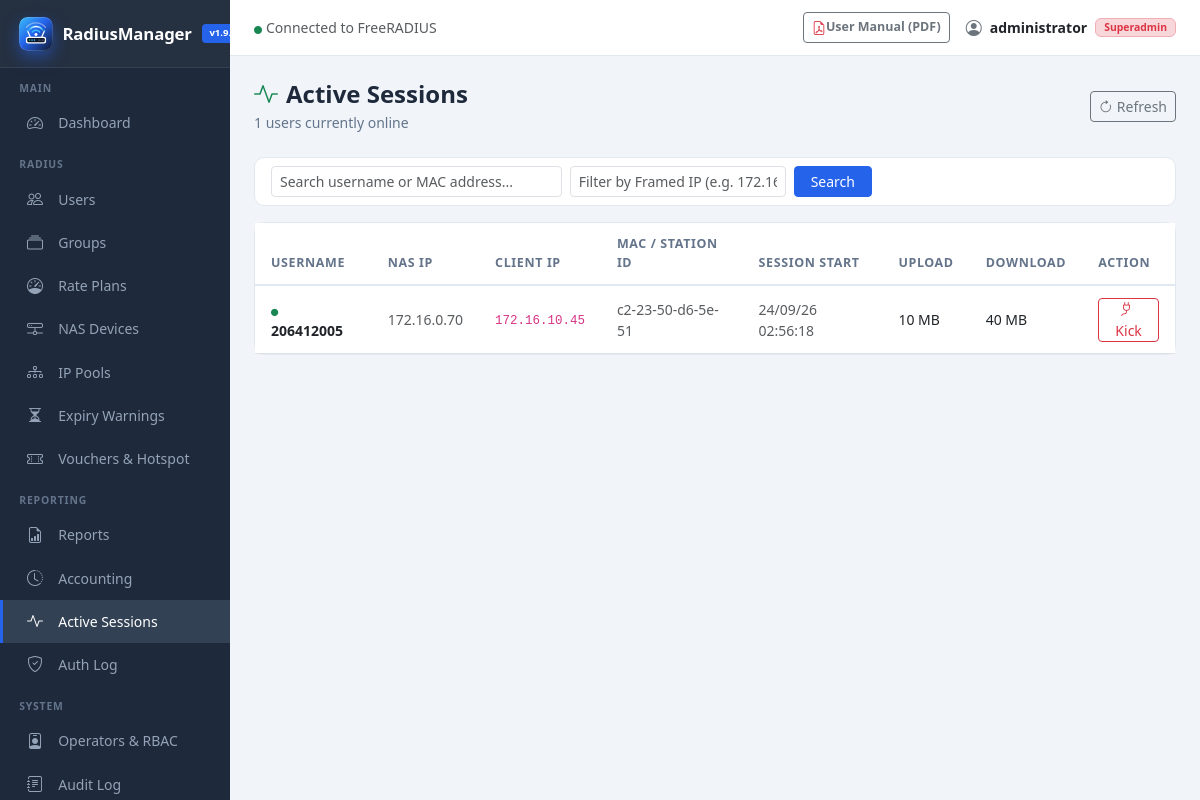
/sessions.php (signed in), run on the app's committed database.
### tables this page shows
CREATE TABLE IF NOT EXISTS `radacct` (
  `radacctid` bigint(21) NOT NULL AUTO_INCREMENT,
  `acctsessionid` varchar(64) NOT NULL DEFAULT '',
  `acctuniqueid` varchar(32) NOT NULL DEFAULT '',
  `username` varchar(64) NOT NULL DEFAULT '',
  `realm` varchar(64) DEFAULT '',
  `nasipaddress` varchar(15) NOT NULL DEFAULT '',
  `nasportid` varchar(32) DEFAULT NULL,
  `nasporttype` varchar(32) DEFAULT NULL,
  `acctstarttime` datetime DEFAULT NULL,
  `acctupdatetime` datetime DEFAULT NULL,
  `acctstoptime` datetime DEFAULT NULL,
  `acctinterval` int(12) DEFAULT NULL,
  `acctsessiontime` int(12) unsigned DEFAULT NULL,
  `acctauthentic` varchar(32) DEFAULT NULL,
  `connectinfo_start` varchar(128) DEFAULT NULL,
  `connectinfo_stop` varchar(128) DEFAULT NULL,
  `acctinputoctets` bigint(20) DEFAULT NULL,
  `acctoutputoctets` bigint(20) DEFAULT NULL,
  `calledstationid` varchar(50) NOT NULL DEFAULT '',
  `callingstationid` varchar(50) NOT NULL DEFAULT '',
  `acctterminatecause` varchar(32) NOT NULL DEFAULT '',
  `servicetype` varchar(32) DEFAULT NULL,
  `framedprotocol` varchar(32) DEFAULT NULL,
  `framedipaddress` varchar(15) NOT NULL DEFAULT '',
  `framedipv6address` varchar(45) NOT NULL DEFAULT '',
  `framedipv6prefix` varchar(45) NOT NULL DEFAULT '',
  `framedinterfaceid` varchar(44) NOT NULL DEFAULT '',
  `delegatedipv6prefix` varchar(45) NOT NULL DEFAULT '',
  `class` varchar(64) DEFAULT NULL,
  PRIMARY KEY (`radacctid`),
  UNIQUE KEY `acctuniqueid` (`acctuniqueid`),
  KEY `username` (`username`),
  KEY `framedipaddress` (`framedipaddress`),
  KEY `acctsessionid` (`acctsessionid`),
  KEY `acctsessiontime` (`acctsessiontime`),
  KEY `acctstarttime` (`acctstarttime`),
  KEY `acctstoptime` (`acctstoptime`),
  KEY `nasipaddress` (`nasipaddress`)
);

### includes/functions.php (called while the page is built, shortened)
<?php
function sanitize($input) {
    return htmlspecialchars(strip_tags(trim((string)$input)), ENT_QUOTES, 'UTF-8');
}
function formatBytes($bytes, $precision = 2) {
    $bytes = (float)($bytes ?? 0);
    $units = ['B', 'KB', 'MB', 'GB', 'TB', 'PB'];
    $pow   = floor(log($bytes) / log(1024));
    $pow   = min($pow, count($units) - 1);
    $bytes /= pow(1024, $pow);
    return round($bytes, $precision) . ' ' . $units[$pow];
}
function paginate($total, $page, $perPage = 20) {
    $perPage = max(1, (int)$perPage);
    $totalPages = max(1, (int)ceil($total / $perPage));
    $page = max(1, min((int)$page, $totalPages));
    $offset = ($page - 1) * $perPage;
    return [
        'page'        => $page,
        'total_pages' => $totalPages,
        'offset'      => $offset,
        'per_page'    => $perPage,
        'total'       => (int)$total,
    ];
}

### sessions.php (the view, shortened to what this page needs)
<?php
$db = getDB();
$search   = trim($_GET['q'] ?? '');
$ipSearch = trim($_GET['ip'] ?? '');
$where    = "WHERE acctstoptime IS NULL";
$params   = [];
$totalStmt = $db->prepare("SELECT COUNT(*) FROM radacct $where");
$totalStmt->execute($params);
$totalActive = (int)$totalStmt->fetchColumn();
$perPage = 50;
$page    = max(1, (int)($_GET['page'] ?? 1));
$pag     = paginate($totalActive, $page, $perPage);
$lim     = (int)$pag['per_page'];
$off     = (int)$pag['offset'];
$sessions = $db->prepare("SELECT username, nasipaddress, framedipaddress,
    acctstarttime, acctinputoctets, acctoutputoctets,
    callingstationid, calledstationid, acctsessionid
  FROM radacct $where ORDER BY acctstarttime DESC LIMIT $lim OFFSET $off");
$sessions->execute($params);
$records = $sessions->fetchAll();
include __DIR__ . '/includes/header.php';
?>
<div class="page-header d-flex align-items-center justify-content-between">
    <div>
        <h4><i class="bi bi-activity me-2 text-success"></i>Active Sessions</h4>
        <p><?= number_format($totalActive) ?> users currently online</p>
    </div>
    <button class="btn btn-sm btn-outline-secondary" onclick="location.reload()">
        <i class="bi bi-arrow-clockwise me-1"></i>Refresh
    </button>
</div>
<div class="card mb-3">
    <div class="card-body py-2">
        <form method="GET" class="row g-2 align-items-center">
            <div class="col-md-4">
                <input type="text" name="q" class="form-control form-control-sm"
                       placeholder="Search username or MAC address..." value="<?= htmlspecialchars($search) ?>">
            </div>
            <div class="col-md-3">
                <input type="text" name="ip" class="form-control form-control-sm"
                       placeholder="Filter by Framed IP (e.g. 172.16...)" value="<?= htmlspecialchars($ipSearch) ?>">
            </div>
            <div class="col-auto">
                <button class="btn btn-primary btn-sm px-3">Search</button>
            </div>
        </form>
    </div>
</div>
<div class="card">
    <div class="card-body p-0">
        <div class="table-responsive">
        <table class="table mb-0">
            <thead><tr>
                <th>Username</th>
                <th>NAS IP</th>
                <th>Client IP</th>
                <th>MAC / Station ID</th>
                <th>Session Start</th>
                <th>Upload</th>
                <th>Download</th>
                <th>Action</th>
            </tr></thead>
            <tbody>
            <?php if (empty($records)): ?>
            <tr><td colspan="8" class="text-center text-muted py-5">
                <i class="bi bi-wifi-off fs-3 d-block mb-2"></i>No active sessions right now
            </td></tr>
            <?php else: foreach ($records as $r): ?>
            <tr>
                <td>
                    <i class="bi bi-circle-fill text-success me-1" style="font-size:.45rem"></i>
                    <strong><?= sanitize($r['username']) ?></strong>
                </td>
                <td class="text-muted small"><?= sanitize($r['nasipaddress']) ?></td>
                <td><code style="font-size:.78rem"><?= sanitize($r['framedipaddress']) ?></code></td>
                <td class="text-muted small"><?= sanitize($r['callingstationid'] ?: '—') ?></td>
                <td class="text-muted small">
                    <?= date('d/m/y H:i:s', strtotime($r['acctstarttime'])) ?>
                </td>
                <td><?= formatBytes($r['acctinputoctets'] ?? 0) ?></td>
                <td><?= formatBytes($r['acctoutputoctets'] ?? 0) ?></td>
                <td>
                    <form method="POST" class="d-inline">
                        <button type="submit" name="disconnect" value="1"
                                class="btn btn-sm btn-outline-danger py-0 px-2"
                                onclick="return confirm('Disconnect user <?= htmlspecialchars(addslashes($r['username']), ENT_QUOTES) ?>?')">
                            <i class="bi bi-plug me-1"></i>Kick
                        </button>
                    </form>
                </td>
            </tr>
            <?php endforeach; endif; ?>
            </tbody>
        </table>
        </div>
    </div>
</div>
<?php
include __DIR__ . '/includes/footer.php';

### includes/header.php (style rules this page uses)
:root { --sidebar-w: 230px; --primary: #2563eb; --primary-dark: #1d4ed8; --sidebar-bg: #1e293b; --sidebar-hover: #334155; --sidebar-active: #2563eb; --topbar-h: 56px; }
body { background: #f1f5f9; font-family: 'Segoe UI', sans-serif; }
html { scroll-behavior: smooth; }
* { scrollbar-width: thin; scrollbar-color: #cbd5e1 transparent; }
.card { border: 1px solid #e2e8f0; border-radius: 10px; }
.table th { font-size: .78rem; text-transform: uppercase; letter-spacing: .05em; color: #64748b; font-weight: 600; border-bottom: 2px solid #e2e8f0; padding: .75rem 1rem; }
.table td { padding: .7rem 1rem; vertical-align: middle; font-size: .875rem; }
.btn-primary { background: var(--primary); border-color: var(--primary); }
.page-header { margin-bottom: 1.5rem; }
.page-header h4 { font-weight: 700; color: #1e293b; margin: 0; }
.page-header p { color: #64748b; font-size: .875rem; margin: .2rem 0 0; }

### data on the page
radacct: username "206412005", nasipaddress "172.16.0.70", framedipaddress "172.16.10.45", callingstationid "c2-23-50-d6-5e-51", acctstarttime "24/09/26 02:56:18", acctinputoctets "10 MB", acctoutputoctets "40 MB"

### other printed values
APP_NAME "RadiusManager"
$_SESSION['admin_name'] "administrator"
getAdminRole() "Superadmin"
$totalActive "1"
